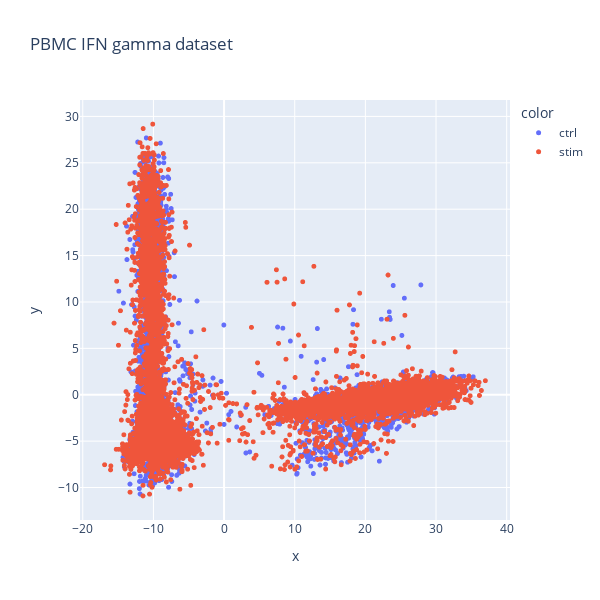
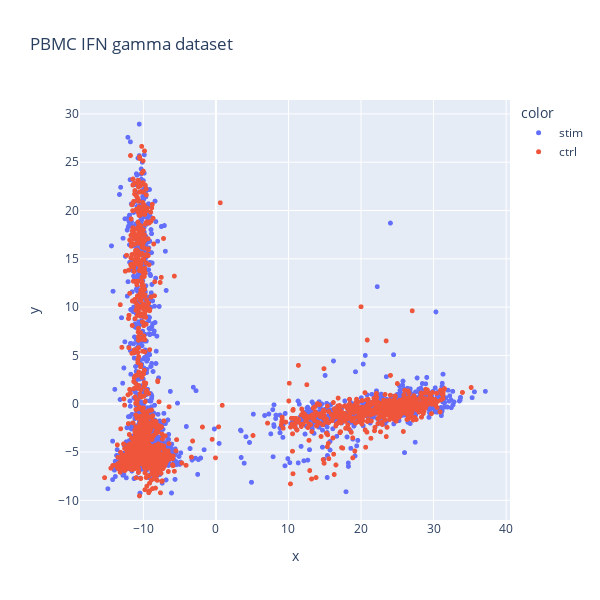

Notebook source saved alongside these figures, in order:
### Markdown cell above
## Visualize

### Code cell
for adata in [train_dataset.adata, val_dataset.adata]:
    fig = px.scatter(
        x=adata.obsm["X_pca"][:, 0],
        y=adata.obsm["X_pca"][:, 1],
        color=adata.obs[class_key],
        title="PBMC IFN gamma dataset",
        width=600,
        height=600,
    )
    fig.update_traces(marker=dict(size=5))
    fig.show()

### Figure 1 — Plotly figure (JSON) as saved in the notebook; plotly's stock layout.template omitted (floating-point values rounded to 4 significant figures; data arrays with more than 128 entries replaced by an {"elided": "..."} marker saying what was removed)
{"data": [{"hovertemplate": "color=ctrl<br>x=%{x}<br>y=%{y}<extra></extra>", "legendgroup": "ctrl", "marker": {"color": "#636efa", "size": 5, "symbol": "circle"}, "mode": "markers", "name": "ctrl", "showlegend": true, "type": "scattergl", "x": {"elided": "8653 float values"}, "xaxis": "x", "y": {"elided": "8653 float values"}, "yaxis": "y"}, {"hovertemplate": "color=stim<br>x=%{x}<br>y=%{y}<extra></extra>", "legendgroup": "stim", "marker": {"color": "#EF553B", "size": 5, "symbol": "circle"}, "mode": "markers", "name": "stim", "showlegend": true, "type": "scattergl", "x": {"elided": "8618 float values"}, "xaxis": "x", "y": {"elided": "8618 float values"}, "yaxis": "y"}], "layout": {"height": 600, "legend": {"title": {"text": "color"}, "tracegroupgap": 0}, "title": {"text": "PBMC IFN gamma dataset"}, "width": 600, "xaxis": {"anchor": "y", "domain": [0, 1], "title": {"text": "x"}}, "yaxis": {"anchor": "x", "domain": [0, 1], "title": {"text": "y"}}}}

### Figure 2 — Plotly figure (JSON) as saved in the notebook; plotly's stock layout.template omitted (floating-point values rounded to 4 significant figures; data arrays with more than 128 entries replaced by an {"elided": "..."} marker saying what was removed)
{"data": [{"hovertemplate": "color=stim<br>x=%{x}<br>y=%{y}<extra></extra>", "legendgroup": "stim", "marker": {"color": "#636efa", "size": 5, "symbol": "circle"}, "mode": "markers", "name": "stim", "showlegend": true, "type": "scattergl", "x": {"elided": "1887 float values"}, "xaxis": "x", "y": {"elided": "1887 float values"}, "yaxis": "y"}, {"hovertemplate": "color=ctrl<br>x=%{x}<br>y=%{y}<extra></extra>", "legendgroup": "ctrl", "marker": {"color": "#EF553B", "size": 5, "symbol": "circle"}, "mode": "markers", "name": "ctrl", "showlegend": true, "type": "scattergl", "x": {"elided": "1813 float values"}, "xaxis": "x", "y": {"elided": "1813 float values"}, "yaxis": "y"}], "layout": {"height": 600, "legend": {"title": {"text": "color"}, "tracegroupgap": 0}, "title": {"text": "PBMC IFN gamma dataset"}, "width": 600, "xaxis": {"anchor": "y", "domain": [0, 1], "title": {"text": "x"}}, "yaxis": {"anchor": "x", "domain": [0, 1], "title": {"text": "y"}}}}
